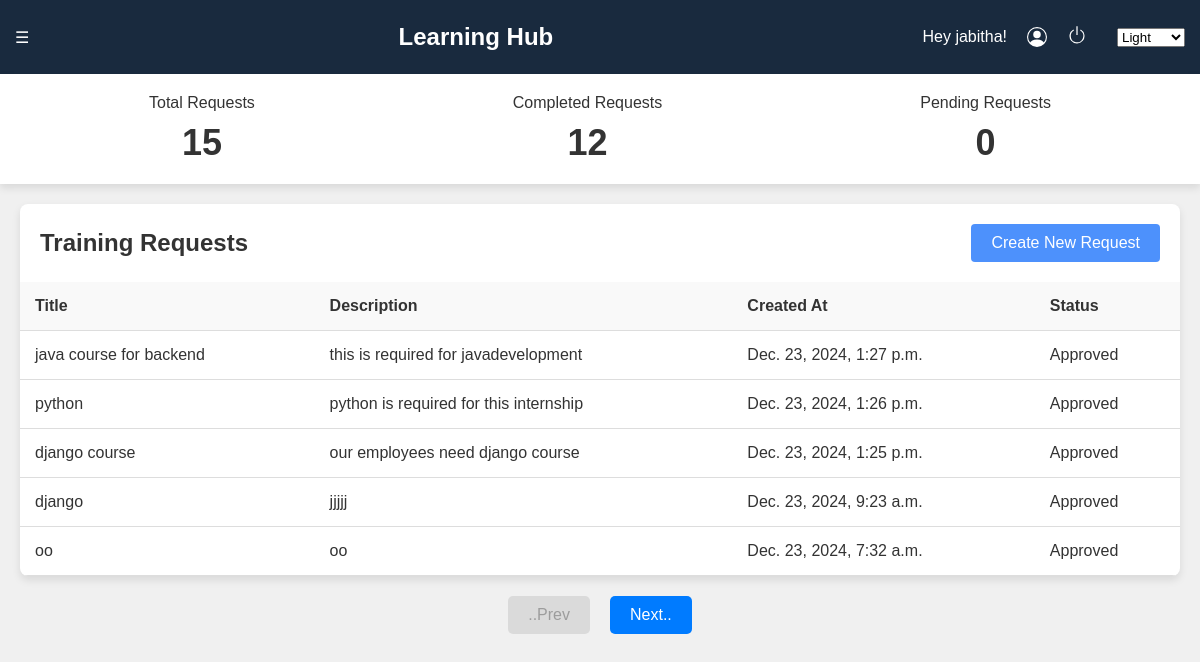
/dashboard/Manager/2, run on an earlier commit of the app's database.
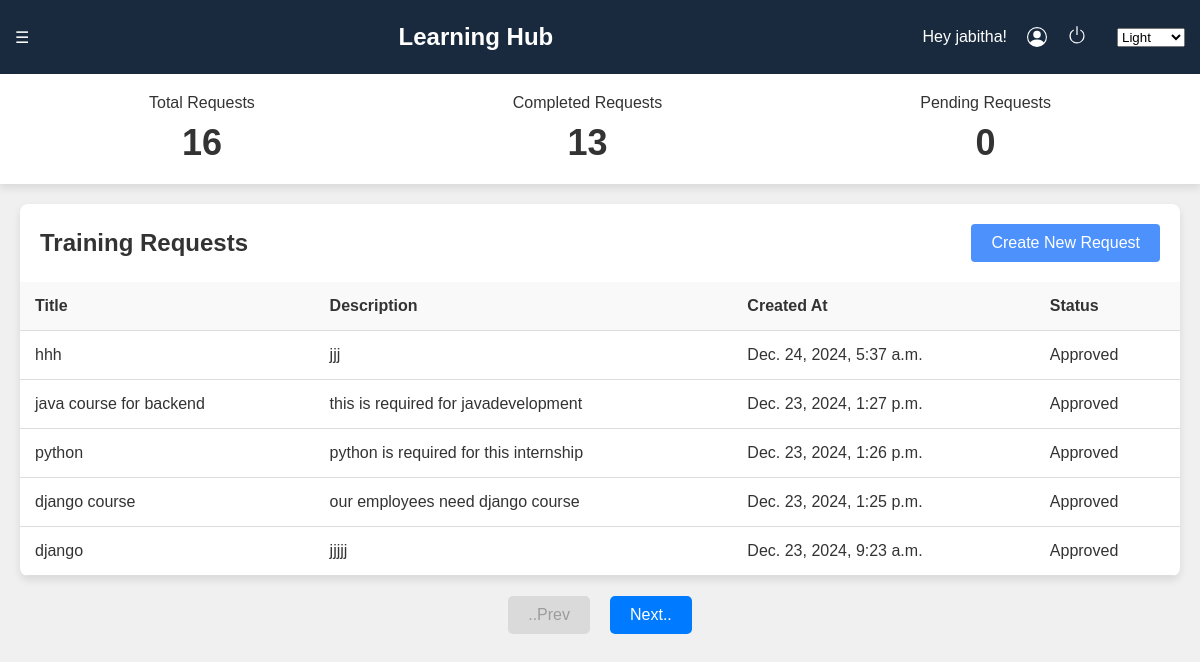
And on a later commit of the database.
### authentication/models.py (models this page shows, shortened)
class User(models.Model):
    name = models.CharField(max_length=100)
    email = models.EmailField(unique=True)
    password = models.CharField(max_length=255)
    role = models.ForeignKey(Role, on_delete=models.CASCADE)

### dashboards/models.py (models this page shows, shortened)
class TrainingRequest(models.Model):
    request_id = models.AutoField(primary_key=True)
    title = models.CharField(max_length=255)
    description = models.TextField(null=True, blank=True)
    status = models.CharField(
        max_length=10,
        choices=[('Pending', 'Pending'),
                 ('Approved', 'Approved'),
                 ('Rejected', 'Rejected')],
        default='Pending'
    )
    account_manager = models.ForeignKey(
        'authentication.User',
        on_delete=models.CASCADE,
        limit_choices_to={'role__role_name': 'Manager'}
    )
    course_duration = models.PositiveIntegerField(help_text="Duration in days")  # New field
    employee_count = models.PositiveIntegerField(help_text="Number of employees involved")  # New field
    created_at = models.DateTimeField(auto_now_add=True)

### dashboards/views.py (the view)
# urls.py: path('Manager/<int:user_id>', views.Manager_view, name='Manager'),
def Manager_view(request, user_id):
    manager = get_object_or_404(User, id=user_id)
    training_requests = TrainingRequest.objects.filter(account_manager=manager).order_by('-created_at')
    limit = int(request.GET.get('limit', 5))
    offset = int(request.GET.get('offset', 0))
    paginator = Paginator(training_requests, limit)
    page_number = offset // limit + 1
    page = paginator.get_page(page_number)
    context = {
        'name': manager.name,
        'total': training_requests.count(),
        'completed': training_requests.filter(status='Approved').count(),
        'pending': training_requests.filter(status='Pending').count(),
        'data': page,
    }
    if request.method == 'POST':
        form = TrainingRequestForm(request.POST)
        if form.is_valid():
            instance = form.save(commit=False)
            instance.account_manager = manager  # Set the account manager
            instance.save()  # Save the instance to the database
            return redirect("Manager", user_id=user_id)
        else:
            print(form.errors)  # Print errors for debugging
    else:
        form = TrainingRequestForm()
    context['form'] = form
    return render(request, 'dashboards/Manager.html', context)

### dashboards/forms.py
class TrainingRequestForm(forms.ModelForm):
    class Meta:
        model = TrainingRequest
        fields = ['title', 'description', 'course_duration', 'employee_count']
        widgets = {
            'description': forms.Textarea(attrs={'rows': 4}),
            'status': forms.Select(),
        }

### dashboards/templates/dashboards/Manager.html (shortened to what this page needs)
<!DOCTYPE html>
<html lang="en">
    <head>
</head>
<body class="light">
  <div class="navbar">
    <div class="navbar-left">
        <div class="menu-icon">&#9776;</div>
    </div>
      <div class="title">Learning Hub</div>
      <div class="user-info">
          <span>Hey {{name}}!</span>
          <span class="d-inline-block" tabindex="0" data-bs-toggle="logout" title="logout">
            <a href='home.html' class="logout">
            <svg xmlns="http://www.w3.org/2000/svg" width="20" height="20" fill="currentColor" class="bi bi-power" viewBox="0 0 16 16">
              <path d="M7.5 1v7h1V1z"/>
              <path d="M3 8.812a5 5 0 0 1 2.578-4.375l-.485-.874A6 6 0 1 0 11 3.616l-.501.865A5 5 0 1 1 3 8.812"/>
            </svg>
          </a>
          </span>
          <select id="theme-switcher" class="theme-switcher">
              <option value="light">Light</option>
          </select>
      </div>
  </div>
  <div class="summary fade-in" style="opacity: 1;">
      <div>
          <div>Total Requests</div>
          <div id="totalRequests" class="count">{{total}}</div>
      </div>
      <div>
          <div>Completed Requests</div>
          <div id="completedRequests" class="count">{{completed}}</div>
      </div>
      <div>
          <div>Pending Requests</div>
          <div id="pendingRequests" class="count">{{pending}}</div>
      </div>
  </div>
  <div class="container fade-in" style="opacity: 1;">
      <div class="header">
          <h2>Training Requests</h2>
          <button onclick="openForm()">Create New Request</button>
      </div>
      <table class="table">
        <thead>
            <tr>
                <th>Title</th>
                <th>Description</th>
                <th>Created At</th>
                <th>Status</th>
            </tr>
        </thead>
        <tbody id="requestTableBody">
            {% for item in data %}
            <tr>
                <td>{{ item.title }}</td>
                <td>{{ item.description }}</td>
                <td>{{ item.created_at }}</td>
                <td>{{ item.status }}</td>
            </tr>
            {% empty %}
            <tr>
                <td colspan="4">No data available</td>
            </tr>
            {% endfor %}
        </tbody>
    </table>
  </div>
<div id="pagination">
    <button id="prevButton" value="0" disabled>..Prev</button>
    <button id="nextButton" value="5" disabled>Next..</button>
</div>
</body>
</html>

### dashboards/templates/dashboards/Manager.html (style rules this page uses)
body { font-family: 'Arial', sans-serif; margin: 0; padding: 0; transition: background-color 0.3s, color 0.3s; }
body.light { background-color: #f0f0f0; color: #333; }
.navbar { padding: 15px; display: flex; justify-content: space-between; align-items: center; transition: background-color 0.3s; }
.navbar-left { display: flex; align-items: center; }
.light .navbar { background-color: #192a3e; color: white; }
.navbar .title { font-size: 24px; font-weight: bold; }
.navbar .user-info { display: flex; align-items: center; }
.navbar .user-info span { margin-right: 10px; }
.theme-switcher { margin-left: 10px; }
.logout { color:white; }
.bi { padding:10px; }
.summary { display: flex; justify-content: space-around; padding: 20px; transition: background-color 0.3s, box-shadow 0.3s; }
.light .summary { background-color: #ffffff; box-shadow: 0 4px 8px rgba(0, 0, 0, 0.1); }
.summary div { text-align: center; font-size: 16px; }
.summary div .count { font-size: 36px; font-weight: bold; margin-top: 10px; }
.container { margin: 20px; border-radius: 8px; overflow: hidden; transition: background-color 0.3s, box-shadow 0.3s; }
.light .container { background-color: #ffffff; box-shadow: 0 4px 8px rgba(0, 0, 0, 0.1); }
.container .header { padding: 20px; display: flex; justify-content: space-between; align-items: center; }
.container .header h2 { margin: 0; font-size: 24px; }
.container .header button { padding: 10px 20px; background-color: #4d91fc; border: none; color: white; font-size: 16px; cursor: pointer; border-radius: 4px; transition: background-color 0.3s; }
.table { width: 100%; border-collapse: collapse; }
.table th, .table td { padding: 15px; text-align: left; border-bottom: 1px solid #ddd; }
.light .table th { background-color: #f9f9f9; }
.fade-in { animation: fadeIn 0.5s ease-in; }
#pagination { display: flex; justify-content: center; margin: 20px 0; }
#pagination button { background-color: #007bff; color: white; border: none; border-radius: 5px; padding: 10px 20px; font-size: 16px; cursor: pointer; margin: 0 10px; transition: background-color 0.3s ease, opacity 0.3s ease; }
#pagination button:disabled { background-color: #cccccc; color: #666666; cursor: not-allowed; opacity: 0.6; }

What changed in the data, as far as the page shows it:
no longer on this page (row unchanged): TrainingRequest: title "oo", description "oo", created_at "Dec. 23, 2024, 7:32 a.m.", status "Approved"
added TrainingRequest: title "hhh", description "jjj", created_at "Dec. 24, 2024, 5:37 a.m.", status "Approved"
Also different on the page:
{{ total }}: "15" → "16"
{{ completed }}: "12" → "13"
